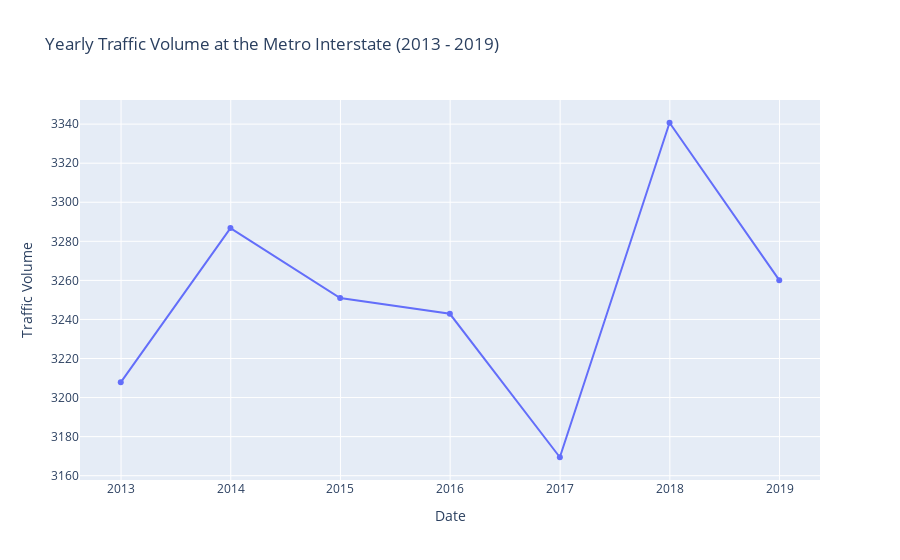

Here is the notebook cell this chart was saved with:
### Code cell
aggregations = {
    "temp": "mean",
    "rain_1h": "sum",
    "snow_1h": "sum",
    "clouds_all": "mean",
    "weather_main": lambda series : series.mode().iloc[0] if not series.mode().empty else pd.NA,
    "holiday": lambda series : series.mode().iloc[0] if not series.mode().empty else pd.NA,
    "traffic_volume": "mean",
}

yearly_df = timeseries_df.resample("YE").agg(aggregations)

fig = go.Figure()
fig.add_trace(go.Scatter(x=yearly_df.index, y=yearly_df['traffic_volume']))
fig.update_layout(title='Yearly Traffic Volume at the Metro Interstate (2013 - 2019)',
                   xaxis_title='Date',
                   yaxis_title='Traffic Volume')
fig.show()

### Figure 1 — Plotly figure (JSON) as saved in the notebook; plotly's stock layout.template omitted (floating-point values rounded to 4 significant figures)
{"data": [{"type": "scatter", "x": ["2012-12-31T00:00:00", "2013-12-31T00:00:00", "2014-12-31T00:00:00", "2015-12-31T00:00:00", "2016-12-31T00:00:00", "2017-12-31T00:00:00", "2018-12-31T00:00:00"], "y": [3208.0, 3287.0, 3251.0, 3243.0, 3169.0, 3341.0, 3260.0]}], "layout": {"title": {"text": "Yearly Traffic Volume at the Metro Interstate (2013 - 2019)"}, "xaxis": {"title": {"text": "Date"}}, "yaxis": {"title": {"text": "Traffic Volume"}}}}
